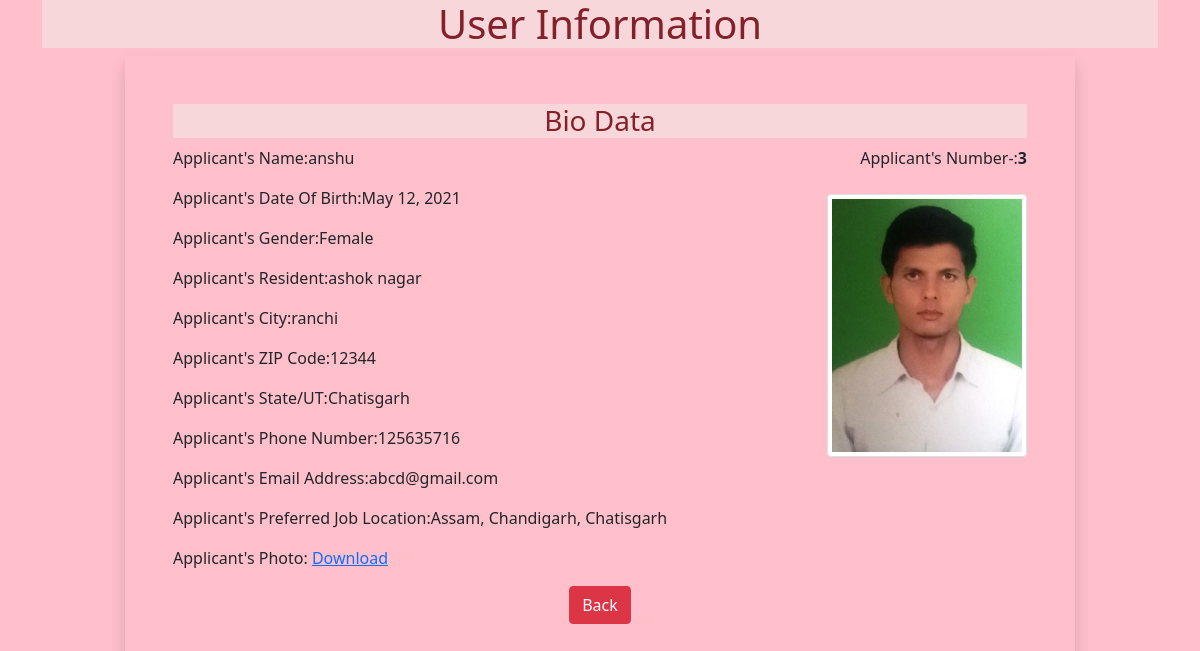
Page /3 on the committed database.
### apps/models.py (models this page shows)
class Portfolio(models.Model):
    name=models.CharField(max_length=100)
    dob=models.DateField(auto_now=False,auto_now_add=False)
    gender=models.CharField(max_length=100)
    locality=models.CharField(max_length=100)
    city=models.CharField(max_length=100)
    pin=models.PositiveIntegerField()
    state=models.CharField(choices=STATE_CHOICE,max_length=100)
    mobile=models.PositiveIntegerField()
    email=models.EmailField()
    job_city=models.CharField(max_length=100)
    profile_image=models.ImageField(upload_to='profileimage',blank=True)
    my_file=models.FileField(upload_to='docs',blank=True)

### apps/views.py (the view)
# urls.py: path('<int:pk>',views.UserView.as_view(),name='info'),
class UserView(View):
    def get(self,request,pk):
        print(pk)
        bio=Portfolio.objects.get(pk=pk)
        return render(request,'apps/info.html',{'bio':bio})

### apps/templatetags/myfilter.py (called while the page is built)
@register.filter(name='remove_spacial')
def remove_chars(value,arg):
    print("The Value",value)
    print("The Arguement",arg)
    for charecter in arg:
        value=value.replace(charecter,"")
        print("The Charecter",charecter)
    return value

### apps/templates/apps/info.html (shortened to what this page needs)
<!DOCTYPE html>
{% load myfilter %}
<html lang="en">
<head>
     <link href="https://cdn.jsdelivr.net/npm/bootstrap@5.0.0-beta3/dist/css/bootstrap.min.css"
     rel="stylesheet"
>
</head>
<body>
    <div class="container">
        <h1 class="alert-danger text-center">User Information</h1>
        <div class="row">
            <div class="col-sm-10 text-center shadow p-5 offset-sm-1 " >
                <h3 class="alert-danger text-center">Bio Data</h3>
                <p class="float-end">Applicant's Number-:<b>{{bio.id}}</b></p>
                <p align="left">Applicant's Name:{{bio.name}}</p>
                <img src="{{bio.profile_image}}" alt=""
                class="img-fluid img-thumbnail float-end mt-2" width="200" hieght="150">
                <div align='left'>
                <p>Applicant's Date Of Birth:{{bio.dob}}</p>
                <p>Applicant's Gender:{{bio.gender}}</palign=>
                <p>Applicant's Resident:{{bio.locality}}</palign=>
                <p>Applicant's City:{{bio.city}}</palign=>
                <p>Applicant's ZIP Code:{{bio.pin}}</palign=>
                <p>Applicant's State/UT:{{bio.state}}</palign=>
                <p>Applicant's Phone Number:{{bio.mobile}}</palign=>
                <p>Applicant's Email Address:{{bio.email}}</palign=>
                <p>Applicant's Preferred Job Location:{{bio.job_city|remove_spacial:"[]'"}}</p>
                <p>Applicant's Photo:   <a href="{{bio.my_file.url}}">Download</a></palign=>
                </div>
                <a href="{% url 'home' %}" class="btn btn-danger">Back</a>
            </div>
        </div>
    </div>
</body>
</html>

### apps/templates/apps/info.html (style rules this page uses)
body { background-color:pink; }
p { margin:2px left; }

### rows in the picture
Portfolio: id "3", name "anshu", profile_image (picture), dob "May 12, 2021", gender "Female", locality "ashok nagar", city "ranchi", pin "12344", state "Chatisgarh", mobile "125635716", email "abcd@gmail.com", job_city|remove_spacial "Assam, Chandigarh, Chatisgarh"
